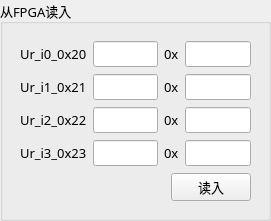
   <widget class="QGroupBox" name="groupBox">
    <property name="geometry">
     <rect>
      <x>30</x>
      <y>20</y>
      <width>271</width>
      <height>221</height>
     </rect>
    </property>
    <property name="font">
     <font>
      <family>微软雅黑</family>
      <pointsize>10</pointsize>
     </font>
    </property>
    <property name="title">
     <string>从FPGA读入</string>
    </property>
    <widget class="QWidget" name="layoutWidget">
     <property name="geometry">
      <rect>
       <x>20</x>
       <y>40</y>
       <width>231</width>
       <height>163</height>
      </rect>
     </property>
     <layout class="QVBoxLayout" name="verticalLayout">
      <item>
       <layout class="QHBoxLayout" name="horizontalLayout">
        <item>
         <widget class="QLabel" name="label">
          <property name="font">
           <font>
            <family>微软雅黑</family>
           </font>
          </property>
          <property name="text">
           <string>Ur_i0_0x20</string>
          </property>
         </widget>
        </item>
        <item>
         <widget class="QLineEdit" name="lineEdit_fromFPGA_0">
          <property name="enabled">
           <bool>true</bool>
          </property>
          <property name="font">
           <font>
            <family>微软雅黑</family>
           </font>
          </property>
          <property name="contextMenuPolicy">
           <enum>Qt::NoContextMenu</enum>
          </property>
          <property name="readOnly">
           <bool>true</bool>
          </property>
         </widget>
        </item>
        <item>
         <widget class="QLabel" name="label_20">
          <property name="font">
           <font>
            <family>微软雅黑</family>
           </font>
          </property>
          <property name="text">
           <string>0x</string>
          </property>
         </widget>
        </item>
        <item>
         <widget class="QLineEdit" name="lineEdit_fromFPGA_0x">
          <property name="enabled">
           <bool>true</bool>
          </property>
          <property name="font">
           <font>
            <family>微软雅黑</family>
           </font>
          </property>
          <property name="text">
           <string/>
          </property>
          <property name="readOnly">
           <bool>true</bool>
          </property>
         </widget>
        </item>
       </layout>
      </item>
      <item>
       <layout class="QHBoxLayout" name="horizontalLayout_2">
        <item>
         <widget class="QLabel" name="label_2">
          <property name="font">
           <font>
            <family>微软雅黑</family>
           </font>
          </property>
          <property name="text">
           <string>Ur_i1_0x21</string>
          </property>
         </widget>
        </item>
        <item>
         <widget class="QLineEdit" name="lineEdit_fromFPGA_1">
          <property name="enabled">
           <bool>true</bool>
          </property>
          <property name="font">
           <font>
            <family>微软雅黑</family>
           </font>
          </property>
          <property name="readOnly">
           <bool>true</bool>
          </property>
         </widget>
        </item>
        <item>
         <widget class="QLabel" name="label_21">
          <property name="font">
           <font>
            <family>微软雅黑</family>
           </font>
          </property>
          <property name="text">
           <string>0x</string>
          </property>
         </widget>
        </item>
        <item>
         <widget class="QLineEdit" name="lineEdit_fromFPGA_1x">
          <property name="enabled">
           <bool>true</bool>
          </property>
          <property name="font">
           <font>
            <family>微软雅黑</family>
           </font>
          </property>
          <property name="readOnly">
           <bool>true</bool>
          </property>
         </widget>
        </item>
       </layout>
      </item>
      <item>
       <layout class="QHBoxLayout" name="horizontalLayout_3">
        <item>
         <widget class="QLabel" name="label_3">
          <property name="font">
           <font>
            <family>微软雅黑</family>
           </font>
          </property>
          <property name="text">
           <string>Ur_i2_0x22</string>
          </property>
         </widget>
        </item>
        <item>
         <widget class="QLineEdit" name="lineEdit_fromFPGA_2">
          <property name="enabled">
           <bool>true</bool>
          </property>
          <property name="font">
           <font>
            <family>微软雅黑</family>
           </font>
          </property>
          <property name="readOnly">
           <bool>true</bool>
          </property>
         </widget>
        </item>
        <item>
         <widget class="QLabel" name="label_22">
          <property name="font">
           <font>
            <family>微软雅黑</family>
           </font>
          </property>
          <property name="text">
           <string>0x</string>
          </property>
         </widget>
        </item>
        <item>
         <widget class="QLineEdit" name="lineEdit_fromFPGA_2x">
          <property name="enabled">
           <bool>true</bool>
          </property>
          <property name="font">
           <font>
            <family>微软雅黑</family>
           </font>
          </property>
          <property name="readOnly">
           <bool>true</bool>
          </property>
         </widget>
        </item>
       </layout>
      </item>
      <item>
       <layout class="QHBoxLayout" name="horizontalLayout_4">
        <item>
         <widget class="QLabel" name="label_4">
          <property name="font">
           <font>
            <family>微软雅黑</family>
           </font>
          </property>
          <property name="text">
           <string>Ur_i3_0x23</string>
          </property>
         </widget>
        </item>
        <item>
         <widget class="QLineEdit" name="lineEdit_fromFPGA_3">
          <property name="enabled">
           <bool>true</bool>
          </property>
          <property name="font">
           <font>
            <family>微软雅黑</family>
           </font>
          </property>
          <property name="readOnly">
           <bool>true</bool>
          </property>
         </widget>
        </item>
        <item>
         <widget class="QLabel" name="label_23">
          <property name="font">
           <font>
            <family>微软雅黑</family>
           </font>
          </property>
          <property name="text">
           <string>0x</string>
          </property>
         </widget>
        </item>
        <item>
         <widget class="QLineEdit" name="lineEdit_fromFPGA_3x">
          <property name="enabled">
           <bool>true</bool>
          </property>
          <property name="font">
           <font>
            <family>微软雅黑</family>
           </font>
          </property>
          <property name="readOnly">
           <bool>true</bool>
          </property>
         </widget>
        </item>
       </layout>
      </item>
      <item>
       <layout class="QHBoxLayout" name="horizontalLayout_18">
        <item>
         <spacer name="horizontalSpacer_2">
          <property name="orientation">
           <enum>Qt::Horizontal</enum>
          </property>
          <property name="sizeHint" stdset="0">
           <size>
            <width>40</width>
            <height>20</height>
           </size>
          </property>
         </spacer>
        </item>
        <item>
         <widget class="QPushButton" name="pushButton_input">
          <property name="font">
           <font>
            <family>微软雅黑</family>
            <pointsize>10</pointsize>
           </font>
          </property>
          <property name="text">
           <string>读入</string>
          </property>
         </widget>
        </item>
       </layout>
      </item>
     </layout>
    </widget>
   </widget>
